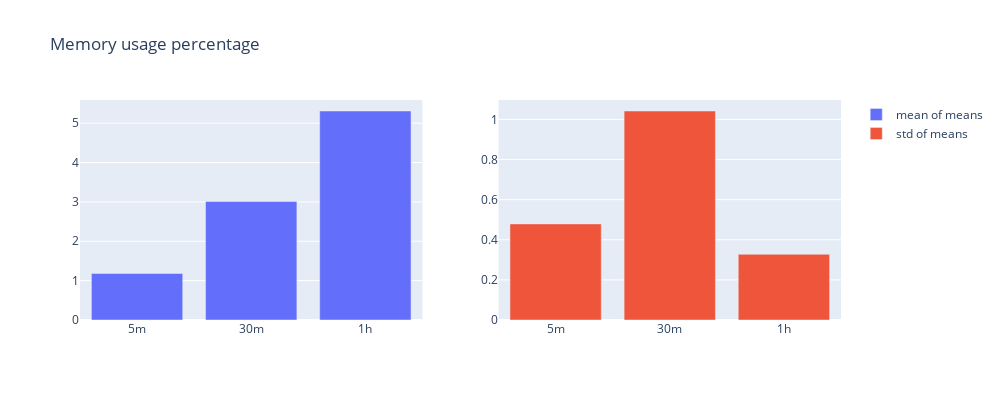

Notebook code cell kept with this figure:
### Code cell
bar_plot("Memory usage percentage", memory_usage)

### Figure 1 — Plotly figure (JSON) as saved in the notebook; plotly's stock layout.template omitted (floating-point values rounded to 4 significant figures)
{"data": [{"name": "mean of means", "type": "bar", "x": ["5m", "30m", "1h"], "xaxis": "x", "y": [1.182, 3.011, 5.309], "yaxis": "y"}, {"name": "std of means", "type": "bar", "x": ["5m", "30m", "1h"], "xaxis": "x2", "y": [0.4791, 1.042, 0.3276], "yaxis": "y2"}], "layout": {"height": 400, "title": {"text": "Memory usage percentage"}, "width": 1000, "xaxis": {"anchor": "y", "autorange": true, "domain": [0, 0.45], "range": [-0.5, 2.5], "type": "category"}, "xaxis2": {"anchor": "y2", "autorange": true, "domain": [0.55, 1], "range": [-0.5, 2.5], "type": "category"}, "yaxis": {"anchor": "x", "autorange": true, "domain": [0, 1], "range": [0, 5.589], "type": "linear"}, "yaxis2": {"anchor": "x2", "autorange": true, "domain": [0, 1], "range": [0, 1.097], "type": "linear"}}}
